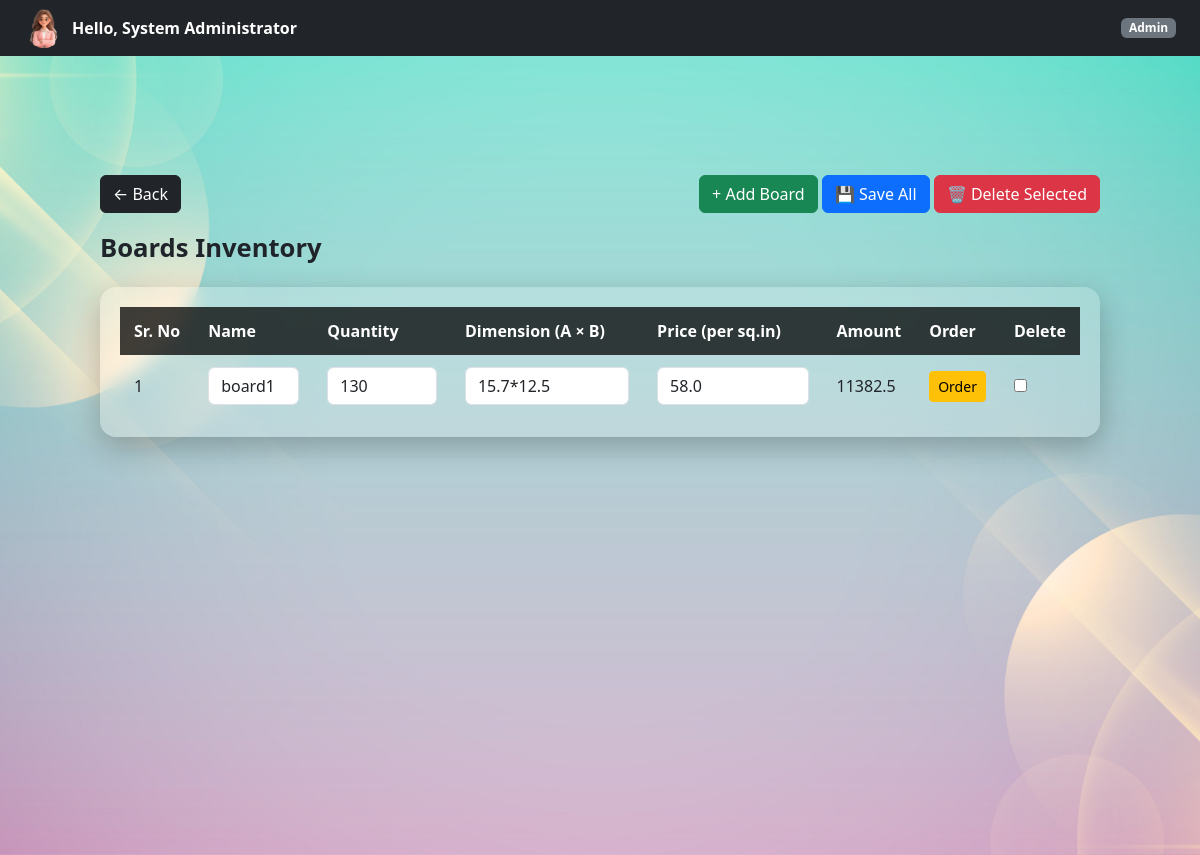
Before: /admin/boards (signed in) with the older database file.
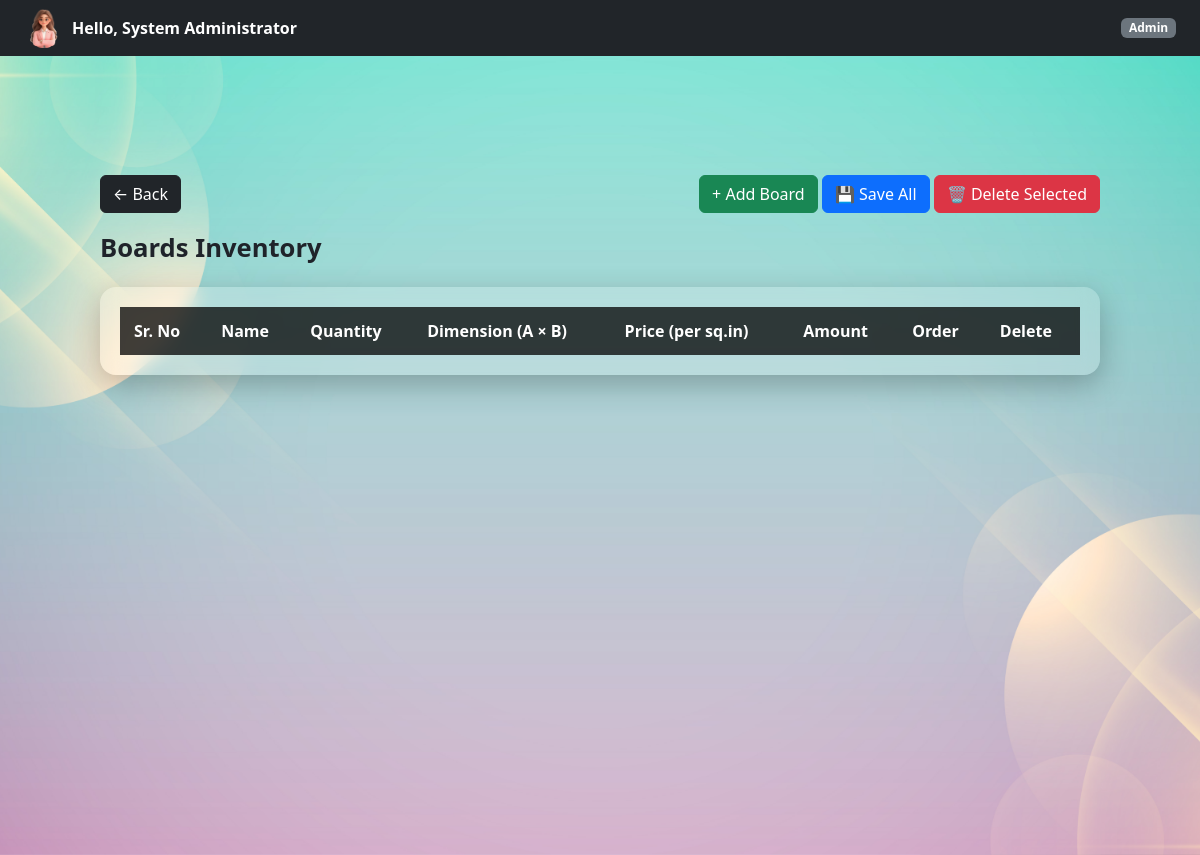
After: the same page with the newer database file.
### controller/models.py (models this page shows)
class Board(db.Model):
    id = db.Column(db.Integer, primary_key=True)
    name = db.Column(db.String(100))
    length = db.Column(db.Float)
    breadth = db.Column(db.Float)
    price = db.Column(db.Float)
    quantity = db.Column(db.Integer, default=0)

### controller/admin.py (the view)
@admin_bp.route("/boards")
@login_required
@role_required("Admin")
def view_boards():
    boards = Board.query.all()
    return render_template("admin/boards.html", boards=boards)

### templates/admin/boards.html (shortened to what this page needs)
{% extends "base.html" %}
{% block page_class %}company-dashboard-bg{% endblock %}
{% block free_content %}
{% include "partials/navbar.html" %}
<div class="dashboard-container">
    <div class="d-flex justify-content-between align-items-center mb-3">
        <a href="{{ url_for('admin.dashboard') }}" class="btn btn-dark">
            ← Back
        </a>
        <div>
            <button class="btn btn-success" onclick="addBoardRow()">+ Add Board</button>
            <button form="boardForm" class="btn btn-primary">
                💾 Save All
            </button>
            <button class="btn btn-danger" onclick="deleteSelectedBoards()">
                🗑 Delete Selected
            </button>
        </div>
    </div>
    <div class="page-title">Boards Inventory</div>
    <form id="boardForm" method="POST" action="{{ url_for('admin.bulk_update_boards') }}">
        <div class="glass-table">
            <table>
                <thead>
                    <tr>
                        <th>Sr. No</th>
                        <th>Name</th>
                        <th>Quantity</th>
                        <th>Dimension (A × B)</th>
                        <th>Price (per sq.in)</th>
                        <th>Amount</th>
                        <th>Order</th>
                        <th>Delete</th>
                    </tr>
                </thead>
                <tbody id="boardTableBody">
                    {% for b in boards %}
                    <tr>
                        <td class="sr-no">{{ loop.index }}</td>
                        <td>
                            <input name="name[]" value="{{ b.name }}" class="form-control">
                        </td>
                        <td>
                            <input
                                name="quantity[]"
                                value="{{ b.quantity }}"
                                class="form-control">
                        </td>
                        <td>
                            <input
                                name="dimension[]"
                                value="{{ b.length }}*{{ b.breadth }}"
                                class="form-control dimension">
                        </td>
                        <td>
                            <input name="price[]" value="{{ b.price }}" class="form-control price">
                        </td>
                        <td class="amount">
                            {{ b.length * b.breadth * b.price }}
                        </td>
                        <td>
                            <button
                                type="button"
                                class="btn btn-warning btn-sm"
                                onclick="orderBoard('{{ b.id }}', '{{ b.name }}', '{{ b.price }}')">
                                Order
                            </button>
                        </td>
                        <td>
                            <input type="checkbox" name="selected_ids[]" value="{{ b.id }}">
                        </td>
                    </tr>
                    {% endfor %}
                </tbody>
            </table>
        </div>
    </form>
</div>
{% endblock %}

Changed rows visible on the page:
removed Board: name "board1", quantity "130", length "15.7*12.5", price "58.0", b.length*b.breadth*b.price "11382.5"
